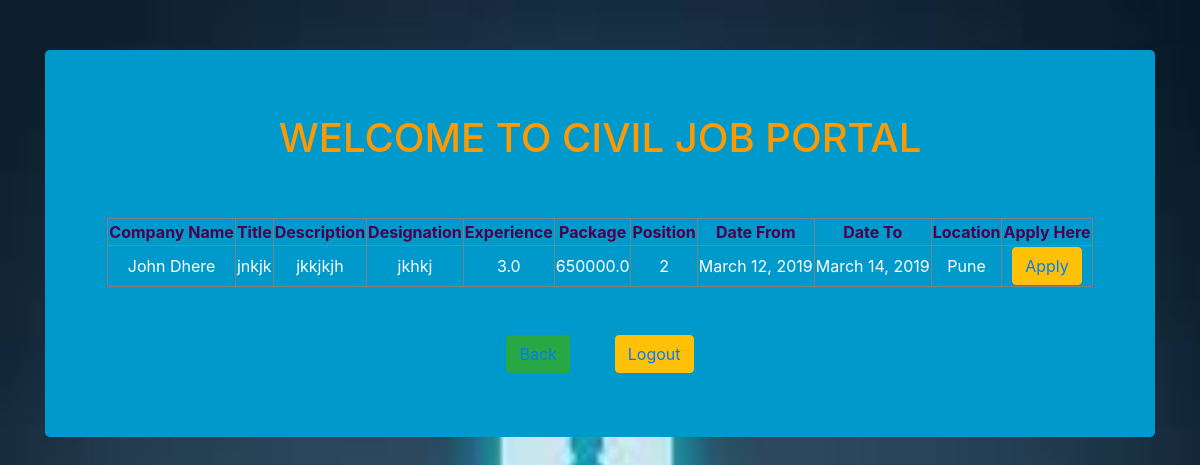
The app's page /userapp/civil_show_user/ with its own data.
### Firstapp/models.py (models this page shows, shortened)
class CIVILJobs(models.Model):
    job_company=models.CharField(max_length=30)
    job_title=models.CharField(max_length=30)
    job_description=models.TextField()
    job_designation=models.CharField(max_length=30)
    job_experience=models.FloatField()
    job_package=models.FloatField()
    job_position=models.IntegerField() #no of post available
    job_date_from=models.DateField()
    job_date_to=models.DateField()
    job_location=models.ForeignKey(Address,on_delete=models.CASCADE)

class Address(models.Model):
    city=models.CharField(max_length=30)
    def __str__(self):
        return self.city

### Userapp/views.py (the view)
# urls.py: path('civil_show_user/',views.civil_showuser),
def civil_showuser(request):
    obj=CIVILJobs.objects.all()
    return render(request,'civil_show_user.html',{'obj':obj})

### Userapp/templates/civil_show_user.html (shortened to what this page needs)
<!DOCTYPE html>
{% load static %}
<html lang="en">
<head>
    <link rel="stylesheet" href="https://stackpath.bootstrapcdn.com/bootstrap/4.4.1/css/bootstrap.min.css">
<link rel="stylesheet" href="{% static 'css/show.css'%}">
</head>
<body>
 <div class="container">
<div class="jumbotron" align="center">
    <div class="container">
<h1>WELCOME TO CIVIL JOB PORTAL </h1>
 <br>
<form align="center"><br>
<table align="center" border="1">
    <thead>
    <th>Company Name</th>
    <th>Title</th>
    <th>Description</th>
    <th>Designation</th>
    <th>Experience</th>
    <th>Package</th>
    <th>Position</th>
    <th>Date From</th>
    <th>Date To</th>
    <th>Location</th>
    <th>Apply Here</th>
    </thead>
{% for var in obj %}
<tr>
    <td>{{var.job_company}}</td>
    <td>{{var.job_title}}</td>
    <td>{{var.job_description}}</td>
    <td>{{var.job_designation}}</td>
    <td>{{var.job_experience}}</td>
    <td>{{var.job_package}}</td>
    <td>{{var.job_position}}</td>
    <td>{{var.job_date_from}}</td>
    <td>{{var.job_date_to}}</td>
    <td>{{var.job_location}}</td>
    <td>
            <button type="submit" class="btn btn-warning"><a href="">Apply</a> </button>
        </td>
        {% endfor %}
    </tr>
    </table>
        <br><br>
        <td>
             <button type="submit" class="btn btn-success"><a href="/userapp/user_dashboard/">Back</a></button>
    </td>&nbsp;&nbsp;&nbsp;&nbsp;&nbsp;&nbsp;&nbsp;&nbsp;
    <td> <button type="submit" class="btn btn-warning"><a href="/">Logout</a> </button></td>
</form>
    </div>
</div>
 </div>
</body>
</html>

### static/css/show.css (style rules this page uses)
body { background-repeat: no-repeat, repeat; background-size:cover; }
.jumbotron { margin-top:50px; background:#0099cc; color:white; }

### Userapp/templates/civil_show_user.html (style rules this page uses)
h1 { color:#ff9900; align="center" }
th { color: #4d004d; }
td { color:#f2f2f2s; }

### records on screen
CIVILJobs: job_company "John Dhere", job_title "jnkjk", job_description "jkkjkjh", job_designation "jkhkj", job_experience "3.0", job_package "650000.0", job_position "2", job_date_from "March 12, 2019", job_date_to "March 14, 2019", job_location "Pune"
